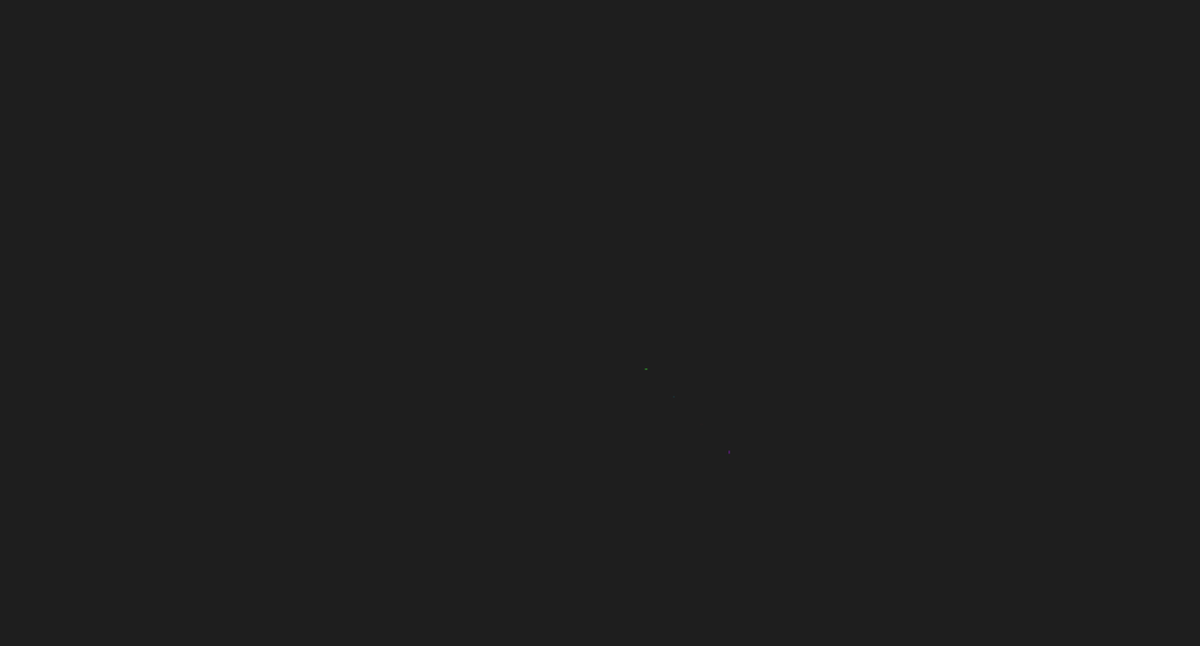
Frame 1 (no input)
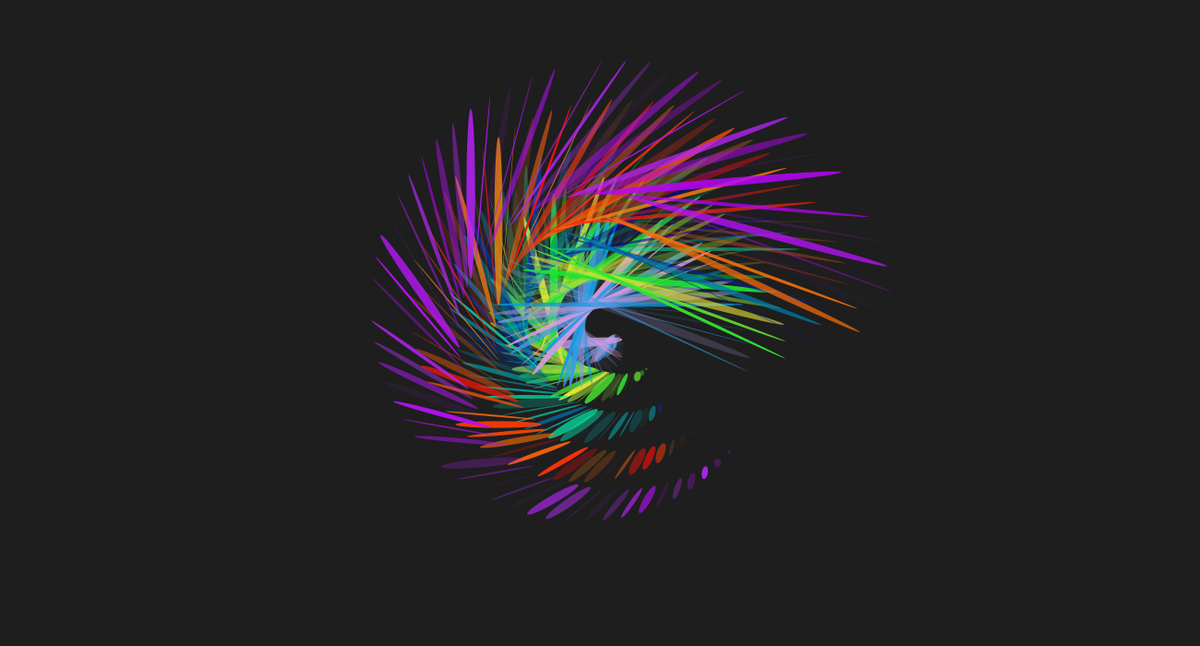
Frame 60 (the mouse pressed at the canvas centre just before this capture)
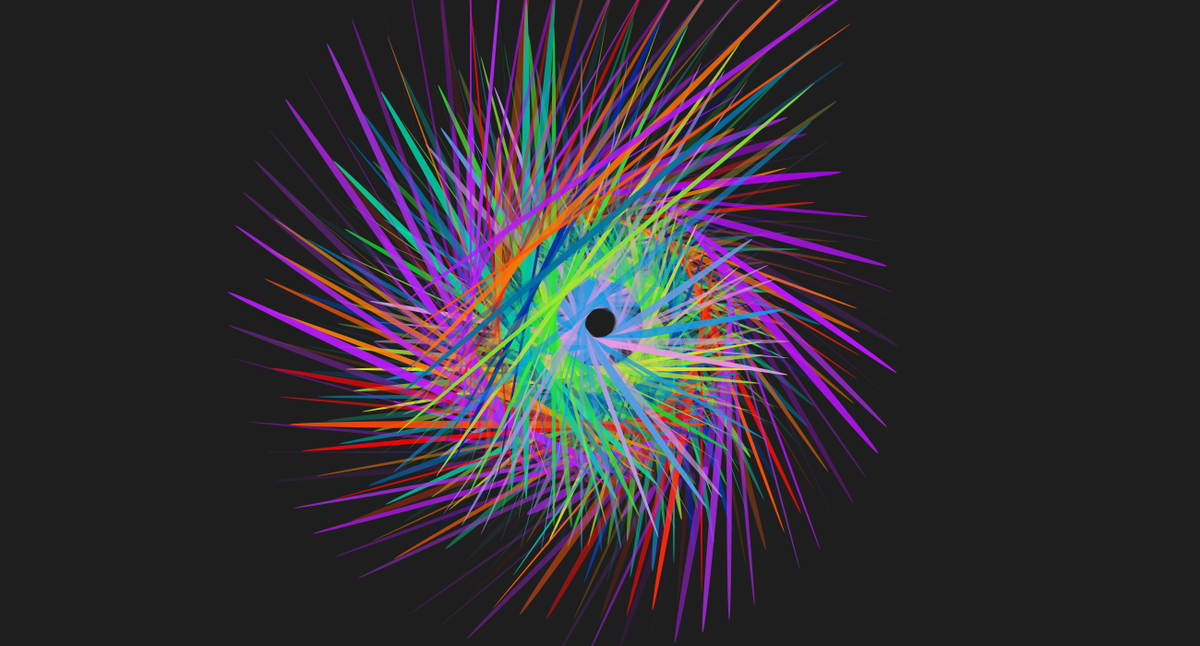
Frame 120 (the mouse held since frame 60 and released just before this capture)

The Processing sketch that drew these frames (run headless with seeded random() and noise(); from frame 60 on, the mouse is pressed at the canvas centre):

// Processing sketch: processing_28990
// ── processing_28990.pde

int angulo;
int nombre= 0;

void setup(){
size (1300,700);
background(30);
smooth();
noStroke();
frameRate(20);
}


void draw (){
  
girar();
  fill(random(247),155,226,random(255));
ellipse(20,20,random(10),angulo);  
angulo++;

fill(random(250),227,50,random(255));
ellipse(50,50,random(10),angulo);  
angulo++;

fill(random(8),random(252),164,random(255));
ellipse(80,80,random(10),angulo);  
angulo++;

fill(252,random(159),8,random(255));
ellipse(110,110,random(10),angulo);  
angulo++;

fill(183,random(50),250,random(255));
ellipse(140,140,random(10),angulo);  
angulo++;
}


void girar(){
  translate(width/2, height/2);
  rotate(radians(angulo));
}

void keyPressed(){
  nombre = nombre +1;
  save("capturas/"+nombre+"palitosChinos.png");
}
void mousePressed(){
  background(30);
}
                
                                
